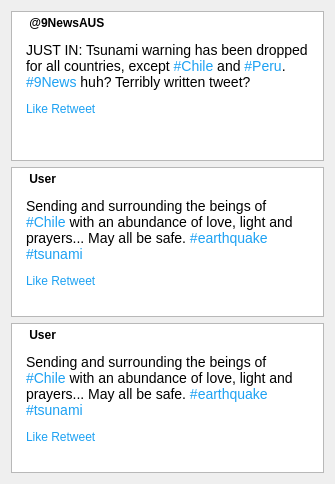
                            <widget class="QWidget" name="scrollAreaWidgetContents">
                             <property name="geometry">
                              <rect>
                               <x>0</x>
                               <y>0</y>
                               <width>331</width>
                               <height>480</height>
                              </rect>
                             </property>
                             <layout class="QVBoxLayout" name="verticalLayout_14">
                              <item>
                               <widget class="QTextEdit" name="textEdit">
                                <property name="sizePolicy">
                                 <sizepolicy hsizetype="Preferred" vsizetype="Preferred">
                                  <horstretch>0</horstretch>
                                  <verstretch>0</verstretch>
                                 </sizepolicy>
                                </property>
                                <property name="minimumSize">
                                 <size>
                                  <width>300</width>
                                  <height>150</height>
                                 </size>
                                </property>
                                <property name="maximumSize">
                                 <size>
                                  <width>350</width>
                                  <height>16777215</height>
                                 </size>
                                </property>
                                <property name="html">
                                 <string>&lt;!DOCTYPE HTML PUBLIC &quot;-//W3C//DTD HTML 4.0//EN&quot; &quot;http://www.w3.org/TR/REC-html40/strict.dtd&quot;&gt;
&lt;html&gt;&lt;head&gt;&lt;meta name=&quot;qrichtext&quot; content=&quot;1&quot; /&gt;&lt;meta charset=&quot;utf-8&quot; /&gt;&lt;style type=&quot;text/css&quot;&gt;
p, li { white-space: pre-wrap; }
hr { height: 1px; border-width: 0; }
li.unchecked::marker { content: &quot;\2610&quot;; }
li.checked::marker { content: &quot;\2612&quot;; }
&lt;/style&gt;&lt;/head&gt;&lt;body style=&quot; font-family:'Segoe UI'; font-size:9pt; font-weight:400; font-style:normal;&quot;&gt;
&lt;p style=&quot; margin-top:10px; margin-bottom:5px; margin-left:10px; margin-right:10px; -qt-block-indent:0; text-indent:0px;&quot;&gt;&lt;img src=&quot;twitter-avatar.jpg&quot; alt=&quot;User Avatar&quot; /&gt; &lt;span style=&quot; font-weight:700;&quot;&gt;@9NewsAUS&lt;/span&gt; &lt;/p&gt;
&lt;p style=&quot; margin-top:12px; margin-bottom:12px; margin-left:10px; margin-right:10px; -qt-block-indent:0; text-indent:0px;&quot;&gt;&lt;span style=&quot; font-size:14px;&quot;&gt;JUST IN: Tsunami warning has been dropped for all countries, except &lt;/span&gt;&lt;span style=&quot; font-size:14px; color:#1da1f2;&quot;&gt;#Chile&lt;/span&gt;&lt;span style=&quot; font-size:14px;&quot;&gt; and &lt;/span&gt;&lt;span style=&quot; font-size:14px; color:#1da1f2;&quot;&gt;#Peru&lt;/span&gt;&lt;span style=&quot; font-size:14px;&quot;&gt;. &lt;/span&gt;&lt;span style=&quot; font-size:14px; color:#1da1f2;&quot;&gt;#9News&lt;/span&gt;&lt;span style=&quot; font-size:14px;&quot;&gt; huh? Terribly written tweet? &lt;/span&gt;&lt;/p&gt;
&lt;p style=&quot; margin-top:10px; margin-bottom:0px; margin-left:10px; margin-right:10px; -qt-block-indent:0; text-indent:0px;&quot;&gt;&lt;span style=&quot; color:#1da1f2;&quot;&gt;Like&lt;/span&gt; &lt;span style=&quot; color:#1da1f2;&quot;&gt;Retweet&lt;/span&gt; &lt;/p&gt;&lt;/body&gt;&lt;/html&gt;</string>
                                </property>
                               </widget>
                              </item>
                              <item alignment="Qt::AlignLeft">
                               <widget class="QTextEdit" name="textEdit_5">
                                <property name="sizePolicy">
                                 <sizepolicy hsizetype="Preferred" vsizetype="Preferred">
                                  <horstretch>0</horstretch>
                                  <verstretch>0</verstretch>
                                 </sizepolicy>
                                </property>
                                <property name="minimumSize">
                                 <size>
                                  <width>313</width>
                                  <height>150</height>
                                 </size>
                                </property>
                                <property name="maximumSize">
                                 <size>
                                  <width>350</width>
                                  <height>16777215</height>
                                 </size>
                                </property>
                                <property name="html">
                                 <string>&lt;!DOCTYPE HTML PUBLIC &quot;-//W3C//DTD HTML 4.0//EN&quot; &quot;http://www.w3.org/TR/REC-html40/strict.dtd&quot;&gt;
&lt;html&gt;&lt;head&gt;&lt;meta name=&quot;qrichtext&quot; content=&quot;1&quot; /&gt;&lt;meta charset=&quot;utf-8&quot; /&gt;&lt;style type=&quot;text/css&quot;&gt;
p, li { white-space: pre-wrap; }
hr { height: 1px; border-width: 0; }
li.unchecked::marker { content: &quot;\2610&quot;; }
li.checked::marker { content: &quot;\2612&quot;; }
&lt;/style&gt;&lt;/head&gt;&lt;body style=&quot; font-family:'Segoe UI'; font-size:9pt; font-weight:400; font-style:normal;&quot;&gt;
&lt;p style=&quot; margin-top:10px; margin-bottom:5px; margin-left:10px; margin-right:10px; -qt-block-indent:0; text-indent:0px;&quot;&gt;&lt;img src=&quot;twitter-avatar.jpg&quot; alt=&quot;User Avatar&quot; /&gt; &lt;span style=&quot; font-weight:700;&quot;&gt;User&lt;/span&gt; &lt;/p&gt;
&lt;p style=&quot; margin-top:12px; margin-bottom:12px; margin-left:10px; margin-right:10px; -qt-block-indent:0; text-indent:0px;&quot;&gt;&lt;span style=&quot; font-size:14px;&quot;&gt;Sending and surrounding the beings of &lt;/span&gt;&lt;span style=&quot; font-size:14px; color:#1da1f2;&quot;&gt;#Chile&lt;/span&gt;&lt;span style=&quot; font-size:14px;&quot;&gt; with an abundance of love, light and prayers... May all be safe. &lt;/span&gt;&lt;span style=&quot; font-size:14px; color:#1da1f2;&quot;&gt;#earthquake&lt;/span&gt;&lt;span style=&quot; font-size:14px;&quot;&gt; &lt;/span&gt;&lt;span style=&quot; font-size:14px; color:#1da1f2;&quot;&gt;#tsunami&lt;/span&gt;&lt;span style=&quot; font-size:14px;&quot;&gt; &lt;/span&gt;&lt;/p&gt;
&lt;p style=&quot; margin-top:10px; margin-bottom:0px; margin-left:10px; margin-right:10px; -qt-block-indent:0; text-indent:0px;&quot;&gt;&lt;span style=&quot; color:#1da1f2;&quot;&gt;Like&lt;/span&gt; &lt;span style=&quot; color:#1da1f2;&quot;&gt;Retweet&lt;/span&gt; &lt;/p&gt;&lt;/body&gt;&lt;/html&gt;</string>
                                </property>
                               </widget>
                              </item>
                              <item>
                               <widget class="QTextEdit" name="textEdit_2">
                                <property name="sizePolicy">
                                 <sizepolicy hsizetype="Preferred" vsizetype="Preferred">
                                  <horstretch>0</horstretch>
                                  <verstretch>0</verstretch>
                                 </sizepolicy>
                                </property>
                                <property name="minimumSize">
                                 <size>
                                  <width>300</width>
                                  <height>150</height>
                                 </size>
                                </property>
                                <property name="html">
                                 <string>&lt;!DOCTYPE HTML PUBLIC &quot;-//W3C//DTD HTML 4.0//EN&quot; &quot;http://www.w3.org/TR/REC-html40/strict.dtd&quot;&gt;
&lt;html&gt;&lt;head&gt;&lt;meta name=&quot;qrichtext&quot; content=&quot;1&quot; /&gt;&lt;meta charset=&quot;utf-8&quot; /&gt;&lt;style type=&quot;text/css&quot;&gt;
p, li { white-space: pre-wrap; }
hr { height: 1px; border-width: 0; }
li.unchecked::marker { content: &quot;\2610&quot;; }
li.checked::marker { content: &quot;\2612&quot;; }
&lt;/style&gt;&lt;/head&gt;&lt;body style=&quot; font-family:'Segoe UI'; font-size:9pt; font-weight:400; font-style:normal;&quot;&gt;
&lt;p style=&quot; margin-top:10px; margin-bottom:5px; margin-left:10px; margin-right:10px; -qt-block-indent:0; text-indent:0px;&quot;&gt;&lt;img src=&quot;twitter-avatar.jpg&quot; alt=&quot;User Avatar&quot; /&gt; &lt;span style=&quot; font-weight:700;&quot;&gt;User&lt;/span&gt; &lt;/p&gt;
&lt;p style=&quot; margin-top:12px; margin-bottom:12px; margin-left:10px; margin-right:10px; -qt-block-indent:0; text-indent:0px;&quot;&gt;&lt;span style=&quot; font-size:14px;&quot;&gt;Sending and surrounding the beings of &lt;/span&gt;&lt;span style=&quot; font-size:14px; color:#1da1f2;&quot;&gt;#Chile&lt;/span&gt;&lt;span style=&quot; font-size:14px;&quot;&gt; with an abundance of love, light and prayers... May all be safe. &lt;/span&gt;&lt;span style=&quot; font-size:14px; color:#1da1f2;&quot;&gt;#earthquake&lt;/span&gt;&lt;span style=&quot; font-size:14px;&quot;&gt; &lt;/span&gt;&lt;span style=&quot; font-size:14px; color:#1da1f2;&quot;&gt;#tsunami&lt;/span&gt;&lt;span style=&quot; font-size:14px;&quot;&gt; &lt;/span&gt;&lt;/p&gt;
&lt;p style=&quot; margin-top:10px; margin-bottom:0px; margin-left:10px; margin-right:10px; -qt-block-indent:0; text-indent:0px;&quot;&gt;&lt;span style=&quot; color:#1da1f2;&quot;&gt;Like&lt;/span&gt; &lt;span style=&quot; color:#1da1f2;&quot;&gt;Retweet&lt;/span&gt; &lt;/p&gt;&lt;/body&gt;&lt;/html&gt;</string>
                                </property>
                               </widget>
                              </item>
                             </layout>
                            </widget>
